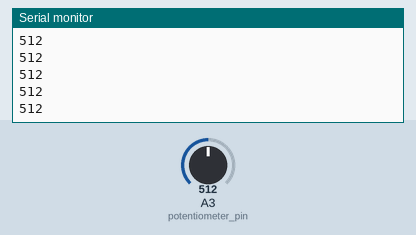
This sketch was run on a simulated Arduino Nano, built with avr-gcc and run on an emulated ATmega328P. On the bench: the last lines printed to the serial monitor. The inputs (shaded band) are chosen by the test bench; at power-on: A3 (potentiometer_pin) = 512.

Above: at 1.2 s.
1.3 s: A3 (potentiometer_pin) set to 716
At 1.9 s:
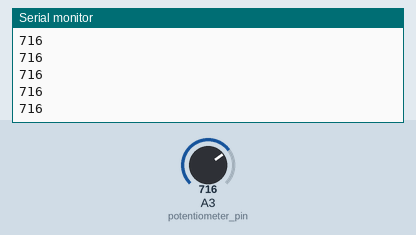
2.8 s: A3 (potentiometer_pin) set to 900
At 3.5 s:
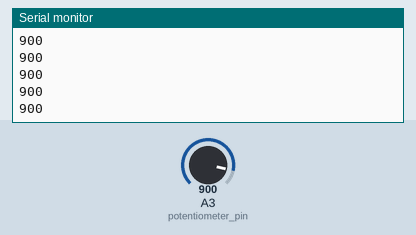
Timing chart, 0 to 5.8 s (numbered marks = the images above; inputs shaded):
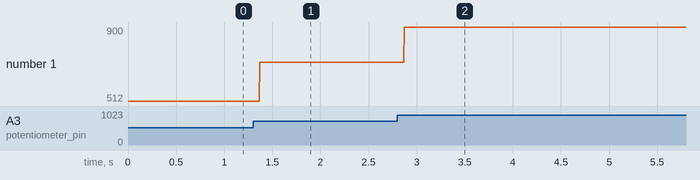

The sketch:

pot_with_serial.ino
```cpp
// Code to define the pin at which potentiometer will be attached
const int potentiometer_pin = A3;

// Code to define a variable which will hold the value of the potentiometer
int potentiometer_value;

void setup()
{
    /*
        This is a function call to tell Arduino
        and the computer to start Serial Communication.

        Here the paramater "9600" is the rate at which
        data bits will be coming and the Arduino IDE will
        show you the values based on this rate.
    */
    Serial.begin(9600);
    /*
        Do notice that we have not called pinMode(potentiometer_pin, INPUT)
        we do not need to tell INPUT or OUTPUT for analog pins as they will
        only be used for taking INPUT.
     */
}

void loop()
{
    /*
        analogRead(pin) is the function to
        read a sensor attached to an Analog Pin
    */
    potentiometer_value = analogRead(potentiometer_pin);

    /*
        This is the code to print anything on the
        Serial Monitor. Here you will see values
        in the range of 0 - 1023 as the Arduino
        Nano has a 10-bit ADC and 2^10 = 1024
        possible number of values
    */
    Serial.println(potentiometer_value);
}
```

Measured:
- after the input at 1.3 s, the serial monitor: prints a new line after 0.07 s (image 1)
- after the input at 2.8 s, the serial monitor: prints a new line after 0.07 s (image 2)
- plotted number 1: 512 → 716 after the input at 1.3 s, 716 → 900 after the input at 2.8 s
